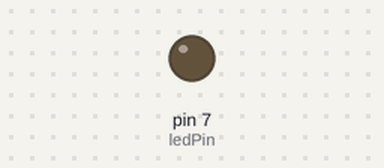
Simulated run of this sketch. Board: Arduino Uno, built with avr-gcc and run on an emulated ATmega328P. Parts: output pins drawn as LEDs (lit = HIGH). At 13.1 s the program stops and its outputs stay as they are.

Above: at 0.6 s.
At 5.6 s:
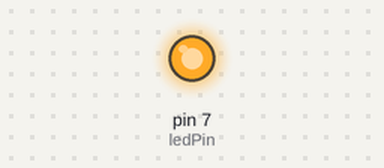
Timing chart, 0 to 9.5 s (numbered marks = the images above):
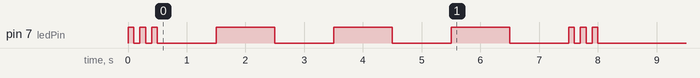

Measured:
- by itself, pin 7 (ledPin): LOW → HIGH at 0.00 s, → LOW 0.10 s later, → HIGH 0.10 s later, → LOW 0.10 s later, … (18 changes in this stretch)

The sketch:

sketch_nov13a.ino
```cpp
int dot=100,line=1000,ledPin=7,finaltime=5000;//Variable entera que representa el punto en el codigo morse
void setup() {
  pinMode(ledPin,OUTPUT);//Le decimos al programa que usaremos el pin 8 para alimentar el led


}

void loop() {
  //SOS en código morse
  //Primer intervalo de tiempo--Punto en codigo morse
  digitalWrite(ledPin,HIGH);//Encender el led
  delay(dot);
  digitalWrite(ledPin,LOW);//Apagar el led
  delay(dot);
  digitalWrite(ledPin,HIGH);//Encender el led
  delay(dot);
  digitalWrite(ledPin,LOW);//Apagar el led
  delay(dot);
  digitalWrite(ledPin,HIGH);//Encender el led
  delay(dot);


  //Segundo intervalo de tiempo-->Linea en codigo morse
   digitalWrite(ledPin,LOW);//Apagar el led
  delay(line);
  digitalWrite(ledPin,HIGH);//Encender el led
  delay(line);
  digitalWrite(ledPin,LOW);//Apagar el led
  delay(line);
   digitalWrite(ledPin,HIGH);//Encender el led
  delay(line);
  digitalWrite(ledPin,LOW);//Apagar el led
  delay(line);
   digitalWrite(ledPin,HIGH);//Encender el led
  delay(line);
  digitalWrite(ledPin,LOW);//Apagar el led
  delay(line);


  //Tercer intervalo de tiempo} digitalWrite(8,HIGH);//Encender el led
   digitalWrite(ledPin,HIGH);//Encender el led
  delay(dot);
  digitalWrite(ledPin,LOW);//Apagar el led
  delay(dot);
  digitalWrite(ledPin,HIGH);//Encender el led
  delay(dot);
  digitalWrite(ledPin,LOW);//Apagar el led
  delay(dot);
  digitalWrite(ledPin,HIGH);//Encender el led
  delay(dot);
  digitalWrite(ledPin,LOW);
  delay(dot);


  delay(finaltime);
  exit(0);


}
```
